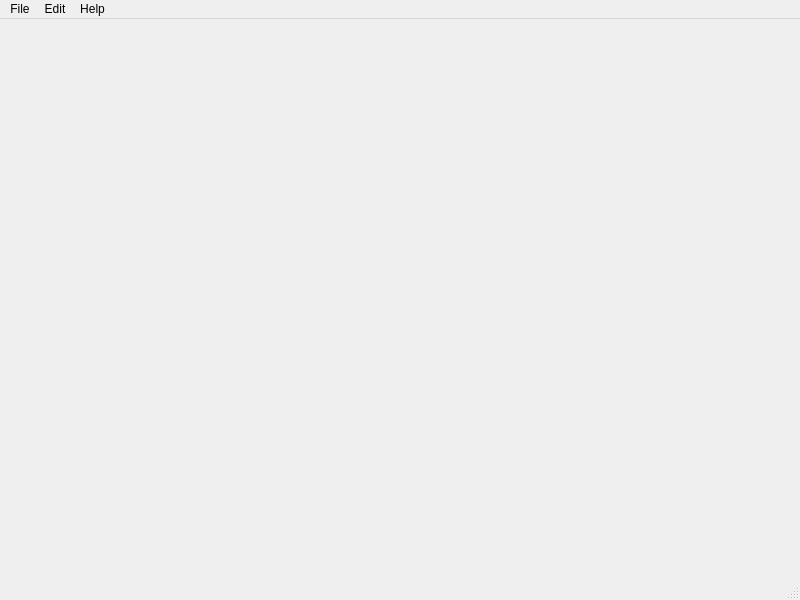
<?xml version="1.0" encoding="UTF-8"?>
<ui version="4.0">
 <class>MainWindow</class>
 <widget class="QMainWindow" name="MainWindow">
  <property name="geometry">
   <rect>
    <x>0</x>
    <y>0</y>
    <width>800</width>
    <height>600</height>
   </rect>
  </property>
  <property name="windowTitle">
   <string>MainWindow</string>
  </property>
  <widget class="QWidget" name="centralwidget"/>
  <widget class="QMenuBar" name="menubar">
   <property name="geometry">
    <rect>
     <x>0</x>
     <y>0</y>
     <width>800</width>
     <height>26</height>
    </rect>
   </property>
   <widget class="QMenu" name="menu">
    <property name="title">
     <string>File</string>
    </property>
    <addaction name="actionNew"/>
    <addaction name="actionOpen"/>
    <addaction name="actionSave"/>
    <addaction name="actionExit"/>
    <addaction name="actionRead"/>
   </widget>
   <widget class="QMenu" name="menuEdit">
    <property name="title">
     <string>Edit</string>
    </property>
    <addaction name="actionWithdraw"/>
    <addaction name="actionClear"/>
    <addaction name="actionRotate"/>
    <addaction name="actionClip"/>
    <addaction name="actionScale"/>
    <addaction name="actionTranslate"/>
   </widget>
   <widget class="QMenu" name="menuHelp">
    <property name="title">
     <string>Help</string>
    </property>
    <addaction name="actionAbout"/>
   </widget>
   <addaction name="menu"/>
   <addaction name="menuEdit"/>
   <addaction name="menuHelp"/>
  </widget>
  <widget class="QStatusBar" name="statusbar"/>
  <action name="actionNew">
   <property name="icon">
    <iconset resource="image.qrc">
     <normaloff>:/image/image/create.png</normaloff>:/image/image/create.png</iconset>
   </property>
   <property name="text">
    <string>New</string>
   </property>
   <property name="shortcut">
    <string>Alt+N</string>
   </property>
  </action>
  <action name="actionOpen">
   <property name="icon">
    <iconset resource="image.qrc">
     <normaloff>:/image/image/open.png</normaloff>:/image/image/open.png</iconset>
   </property>
   <property name="text">
    <string>Open</string>
   </property>
   <property name="shortcut">
    <string>Alt+O</string>
   </property>
  </action>
  <action name="actionSave">
   <property name="icon">
    <iconset resource="image.qrc">
     <normaloff>:/image/image/save.png</normaloff>:/image/image/save.png</iconset>
   </property>
   <property name="text">
    <string>Save</string>
   </property>
   <property name="shortcut">
    <string>Alt+S</string>
   </property>
  </action>
  <action name="actionExit">
   <property name="icon">
    <iconset resource="image.qrc">
     <normaloff>:/image/image/quit.png</normaloff>:/image/image/quit.png</iconset>
   </property>
   <property name="text">
    <string>Exit</string>
   </property>
   <property name="shortcut">
    <string>Alt+X</string>
   </property>
  </action>
  <action name="actionWithdraw">
   <property name="icon">
    <iconset resource="image.qrc">
     <normaloff>:/image/image/withdraw.png</normaloff>:/image/image/withdraw.png</iconset>
   </property>
   <property name="text">
    <string>Withdraw</string>
   </property>
   <property name="shortcut">
    <string>Ctrl+Z</string>
   </property>
  </action>
  <action name="actionClear">
   <property name="text">
    <string>Clear</string>
   </property>
  </action>
  <action name="actionAbout">
   <property name="text">
    <string>About</string>
   </property>
  </action>
  <action name="actionRead">
   <property name="icon">
    <iconset resource="image.qrc">
     <normaloff>:/image/image/read.png</normaloff>:/image/image/read.png</iconset>
   </property>
   <property name="text">
    <string>Read</string>
   </property>
   <property name="shortcut">
    <string>Alt+I</string>
   </property>
  </action>
  <action name="actionRotate">
   <property name="text">
    <string>Rotate</string>
   </property>
  </action>
  <action name="actionClip">
   <property name="text">
    <string>Clip</string>
   </property>
  </action>
  <action name="actionScale">
   <property name="text">
    <string>Scale</string>
   </property>
  </action>
  <action name="actionTranslate">
   <property name="text">
    <string>Translate</string>
   </property>
  </action>
 </widget>
 <resources>
  <include location="image.qrc"/>
 </resources>
 <connections/>
</ui>
